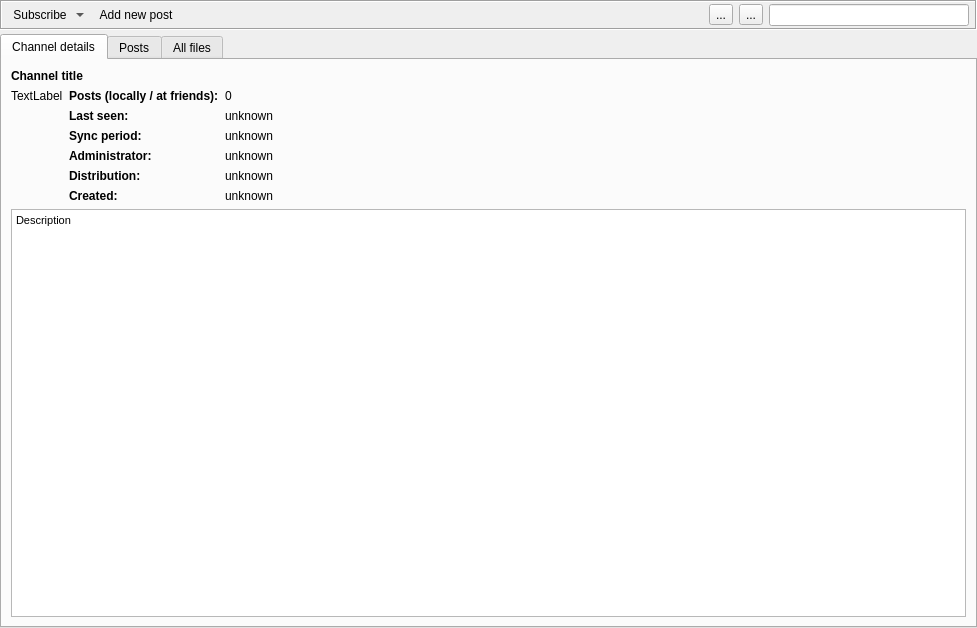
<?xml version="1.0" encoding="UTF-8"?>
<ui version="4.0">
 <class>GxsChannelPostsWidgetWithModel</class>
 <widget class="QWidget" name="GxsChannelPostsWidgetWithModel">
  <property name="geometry">
   <rect>
    <x>0</x>
    <y>0</y>
    <width>977</width>
    <height>628</height>
   </rect>
  </property>
  <layout class="QVBoxLayout" name="verticalLayout_2">
   <property name="spacing">
    <number>4</number>
   </property>
   <property name="leftMargin">
    <number>0</number>
   </property>
   <property name="topMargin">
    <number>0</number>
   </property>
   <property name="rightMargin">
    <number>0</number>
   </property>
   <property name="bottomMargin">
    <number>0</number>
   </property>
   <item>
    <widget class="QFrame" name="toolBarFrame">
     <property name="frameShape">
      <enum>QFrame::Box</enum>
     </property>
     <property name="frameShadow">
      <enum>QFrame::Sunken</enum>
     </property>
     <layout class="QHBoxLayout" name="horizontalLayout_2">
      <property name="leftMargin">
       <number>4</number>
      </property>
      <property name="topMargin">
       <number>2</number>
      </property>
      <property name="rightMargin">
       <number>6</number>
      </property>
      <property name="bottomMargin">
       <number>2</number>
      </property>
      <item>
       <widget class="SubscribeToolButton" name="subscribeToolButton">
        <property name="sizePolicy">
         <sizepolicy hsizetype="Fixed" vsizetype="Preferred">
          <horstretch>0</horstretch>
          <verstretch>0</verstretch>
         </sizepolicy>
        </property>
        <property name="text">
         <string notr="true">Subscribe</string>
        </property>
        <property name="iconSize">
         <size>
          <width>16</width>
          <height>16</height>
         </size>
        </property>
        <property name="popupMode">
         <enum>QToolButton::MenuButtonPopup</enum>
        </property>
        <property name="toolButtonStyle">
         <enum>Qt::ToolButtonTextBesideIcon</enum>
        </property>
        <property name="autoRaise">
         <bool>true</bool>
        </property>
       </widget>
      </item>
      <item>
       <widget class="QToolButton" name="postButton">
        <property name="focusPolicy">
         <enum>Qt::NoFocus</enum>
        </property>
        <property name="toolTip">
         <string>Post to Channel</string>
        </property>
        <property name="text">
         <string>Add new post</string>
        </property>
        <property name="icon">
         <iconset resource="../icons.qrc">
          <normaloff>:/icons/png/add.png</normaloff>:/icons/png/add.png</iconset>
        </property>
        <property name="iconSize">
         <size>
          <width>32</width>
          <height>16</height>
         </size>
        </property>
        <property name="toolButtonStyle">
         <enum>Qt::ToolButtonTextBesideIcon</enum>
        </property>
        <property name="autoRaise">
         <bool>true</bool>
        </property>
       </widget>
      </item>
      <item>
       <spacer name="horizontalSpacer">
        <property name="orientation">
         <enum>Qt::Horizontal</enum>
        </property>
        <property name="sizeType">
         <enum>QSizePolicy::MinimumExpanding</enum>
        </property>
        <property name="sizeHint" stdset="0">
         <size>
          <width>0</width>
          <height>0</height>
         </size>
        </property>
       </spacer>
      </item>
      <item>
       <widget class="QToolButton" name="showUnread_TB">
        <property name="text">
         <string>...</string>
        </property>
        <property name="checkable">
         <bool>true</bool>
        </property>
       </widget>
      </item>
      <item>
       <widget class="QToolButton" name="viewType_TB">
        <property name="text">
         <string>...</string>
        </property>
        <property name="checkable">
         <bool>false</bool>
        </property>
       </widget>
      </item>
      <item>
       <layout class="QHBoxLayout" name="viewModeLayout">
        <property name="spacing">
         <number>0</number>
        </property>
       </layout>
      </item>
      <item>
       <widget class="LineEditClear" name="filterLineEdit">
        <property name="sizePolicy">
         <sizepolicy hsizetype="Preferred" vsizetype="Preferred">
          <horstretch>0</horstretch>
          <verstretch>0</verstretch>
         </sizepolicy>
        </property>
        <property name="minimumSize">
         <size>
          <width>200</width>
          <height>0</height>
         </size>
        </property>
        <property name="maximumSize">
         <size>
          <width>200</width>
          <height>16777215</height>
         </size>
        </property>
        <property name="toolTip">
         <string>Search channels</string>
        </property>
        <property name="frame">
         <bool>true</bool>
        </property>
       </widget>
      </item>
     </layout>
    </widget>
   </item>
   <item>
    <widget class="QTabWidget" name="channel_TW">
     <property name="currentIndex">
      <number>0</number>
     </property>
     <widget class="QWidget" name="tab_3">
      <attribute name="title">
       <string>Channel details</string>
      </attribute>
      <layout class="QVBoxLayout" name="verticalLayout">
       <item>
        <widget class="StyledElidedLabel" name="channelName_LB">
         <property name="font">
          <font>
           <weight>75</weight>
           <bold>true</bold>
           <strikeout>false</strikeout>
          </font>
         </property>
         <property name="text">
          <string>Channel title</string>
         </property>
        </widget>
       </item>
       <item>
        <layout class="QHBoxLayout" name="horizontalLayout_3">
         <item>
          <widget class="QLabel" name="logoLabel">
           <property name="text">
            <string>TextLabel</string>
           </property>
           <property name="scaledContents">
            <bool>true</bool>
           </property>
           <property name="alignment">
            <set>Qt::AlignLeading|Qt::AlignLeft|Qt::AlignTop</set>
           </property>
          </widget>
         </item>
         <item>
          <layout class="QGridLayout" name="gridLayout">
           <item row="4" column="1" colspan="2">
            <widget class="QLabel" name="label_3">
             <property name="font">
              <font>
               <weight>75</weight>
               <bold>true</bold>
              </font>
             </property>
             <property name="text">
              <string>Distribution:</string>
             </property>
            </widget>
           </item>
           <item row="0" column="3">
            <widget class="QLabel" name="infoPosts">
             <property name="toolTip">
              <string>&lt;html&gt;&lt;head/&gt;&lt;body&gt;&lt;p&gt;Includes all posts, comments and votes. This number is progressively updated when new friend connect. The local vs. at friends difference may indicate that you would get older posts by increasing the synchronization period.&lt;/p&gt;&lt;/body&gt;&lt;/html&gt;</string>
             </property>
             <property name="text">
              <string notr="true">0</string>
             </property>
            </widget>
           </item>
           <item row="3" column="3">
            <widget class="GxsIdLabel" name="infoAdministrator">
             <property name="text">
              <string>unknown</string>
             </property>
             <property name="openExternalLinks">
              <bool>true</bool>
             </property>
            </widget>
           </item>
           <item row="1" column="3">
            <widget class="QLabel" name="infoLastActivity">
             <property name="toolTip">
              <string>&lt;html&gt;&lt;head/&gt;&lt;body&gt;&lt;p&gt;Last time a non subscribed channel was seen at friends. Inactive channels will disappear automatically after  2 months. &lt;/p&gt;&lt;/body&gt;&lt;/html&gt;</string>
             </property>
             <property name="text">
              <string notr="true">unknown</string>
             </property>
            </widget>
           </item>
           <item row="4" column="3">
            <widget class="QLabel" name="infoDistribution">
             <property name="text">
              <string>unknown</string>
             </property>
            </widget>
           </item>
           <item row="1" column="1" colspan="2">
            <widget class="QLabel" name="infoLastActivityLabel">
             <property name="sizePolicy">
              <sizepolicy hsizetype="Maximum" vsizetype="Preferred">
               <horstretch>0</horstretch>
               <verstretch>0</verstretch>
              </sizepolicy>
             </property>
             <property name="font">
              <font>
               <weight>75</weight>
               <bold>true</bold>
              </font>
             </property>
             <property name="toolTip">
              <string>&lt;html&gt;&lt;head/&gt;&lt;body&gt;&lt;p&gt;Last time a non subscribed channel was seen at friends. Inactive channels will disappear automatically after  2 months. &lt;/p&gt;&lt;/body&gt;&lt;/html&gt;</string>
             </property>
             <property name="text">
              <string>Last seen:</string>
             </property>
            </widget>
           </item>
           <item row="3" column="1" colspan="2">
            <widget class="QLabel" name="label">
             <property name="font">
              <font>
               <weight>75</weight>
               <bold>true</bold>
              </font>
             </property>
             <property name="text">
              <string>Administrator:</string>
             </property>
            </widget>
           </item>
           <item row="0" column="1" colspan="2">
            <widget class="QLabel" name="infoPostsLabel">
             <property name="sizePolicy">
              <sizepolicy hsizetype="Maximum" vsizetype="Preferred">
               <horstretch>0</horstretch>
               <verstretch>0</verstretch>
              </sizepolicy>
             </property>
             <property name="font">
              <font>
               <weight>75</weight>
               <bold>true</bold>
              </font>
             </property>
             <property name="toolTip">
              <string>&lt;html&gt;&lt;head/&gt;&lt;body&gt;&lt;p&gt;Includes all posts, comments and votes. This number is progressively updated when new friend connect. The local vs. at friends difference may indicate that you would get older posts by increasing the synchronization period.&lt;/p&gt;&lt;/body&gt;&lt;/html&gt;</string>
             </property>
             <property name="text">
              <string>Posts (locally / at friends):</string>
             </property>
            </widget>
           </item>
           <item row="5" column="3">
            <widget class="QLabel" name="infoCreated">
             <property name="text">
              <string>unknown</string>
             </property>
            </widget>
           </item>
           <item row="5" column="1" colspan="2">
            <widget class="QLabel" name="label_2">
             <property name="font">
              <font>
               <weight>75</weight>
               <bold>true</bold>
              </font>
             </property>
             <property name="text">
              <string>Created:</string>
             </property>
            </widget>
           </item>
           <item row="2" column="1">
            <widget class="QLabel" name="syncPeriodTitleLabel">
             <property name="font">
              <font>
               <weight>75</weight>
               <bold>true</bold>
              </font>
             </property>
             <property name="text">
              <string>Sync period:</string>
             </property>
            </widget>
           </item>
           <item row="2" column="3">
            <widget class="QLabel" name="infoSyncTimeLabel">
             <property name="text">
              <string>unknown</string>
             </property>
            </widget>
           </item>
          </layout>
         </item>
         <item>
          <spacer name="horizontalSpacer_3">
           <property name="orientation">
            <enum>Qt::Horizontal</enum>
           </property>
           <property name="sizeHint" stdset="0">
            <size>
             <width>40</width>
             <height>20</height>
            </size>
           </property>
          </spacer>
         </item>
        </layout>
       </item>
       <item>
        <widget class="QTextBrowser" name="infoDescription">
         <property name="html">
          <string notr="true">&lt;!DOCTYPE HTML PUBLIC &quot;-//W3C//DTD HTML 4.0//EN&quot; &quot;http://www.w3.org/TR/REC-html40/strict.dtd&quot;&gt;
&lt;html&gt;&lt;head&gt;&lt;meta name=&quot;qrichtext&quot; content=&quot;1&quot; /&gt;&lt;style type=&quot;text/css&quot;&gt;
p, li { white-space: pre-wrap; }
&lt;/style&gt;&lt;/head&gt;&lt;body style=&quot; font-family:'Ubuntu'; font-size:11pt; font-weight:400; font-style:normal;&quot;&gt;
&lt;p style=&quot; margin-top:0px; margin-bottom:0px; margin-left:0px; margin-right:0px; -qt-block-indent:0; text-indent:0px;&quot;&gt;&lt;span style=&quot; font-family:'MS Shell Dlg 2'; font-size:8pt;&quot;&gt;Description&lt;/span&gt;&lt;/p&gt;&lt;/body&gt;&lt;/html&gt;</string>
         </property>
         <property name="textInteractionFlags">
          <set>Qt::LinksAccessibleByMouse|Qt::TextSelectableByMouse</set>
         </property>
         <property name="openExternalLinks">
          <bool>true</bool>
         </property>
         <property name="openLinks">
          <bool>true</bool>
         </property>
        </widget>
       </item>
      </layout>
     </widget>
     <widget class="QWidget" name="tab_4">
      <attribute name="title">
       <string>Posts</string>
      </attribute>
      <layout class="QHBoxLayout" name="horizontalLayout">
       <property name="bottomMargin">
        <number>0</number>
       </property>
       <item>
        <widget class="QSplitter" name="splitter">
         <property name="orientation">
          <enum>Qt::Vertical</enum>
         </property>
         <widget class="RSTreeView" name="postsTree">
          <property name="contextMenuPolicy">
           <enum>Qt::CustomContextMenu</enum>
          </property>
          <property name="toolTip">
           <string>&lt;html&gt;&lt;head/&gt;&lt;body&gt;&lt;p&gt;Click to view post. &lt;/p&gt;&lt;p&gt;Use Ctrl+mouse wheel &lt;/p&gt;&lt;p&gt;to zoom/unzoom.&lt;/p&gt;&lt;/body&gt;&lt;/html&gt;</string>
          </property>
          <property name="sizeAdjustPolicy">
           <enum>QAbstractScrollArea::AdjustToContents</enum>
          </property>
          <property name="selectionBehavior">
           <enum>QAbstractItemView::SelectItems</enum>
          </property>
          <property name="textElideMode">
           <enum>Qt::ElideNone</enum>
          </property>
          <property name="indentation">
           <number>0</number>
          </property>
          <property name="rootIsDecorated">
           <bool>false</bool>
          </property>
          <property name="itemsExpandable">
           <bool>false</bool>
          </property>
          <property name="wordWrap">
           <bool>true</bool>
          </property>
          <property name="headerHidden">
           <bool>true</bool>
          </property>
          <attribute name="headerStretchLastSection">
           <bool>false</bool>
          </attribute>
         </widget>
         <widget class="QTabWidget" name="details_TW">
          <property name="font">
           <font>
            <kerning>true</kerning>
           </font>
          </property>
          <property name="currentIndex">
           <number>0</number>
          </property>
          <widget class="QWidget" name="tab">
           <attribute name="title">
            <string>Details</string>
           </attribute>
           <layout class="QHBoxLayout" name="horizontalLayout_4">
            <item>
             <layout class="QVBoxLayout" name="verticalLayout_3">
              <item>
               <widget class="QLabel" name="postLogo_LB">
                <property name="text">
                 <string>TextLabel</string>
                </property>
                <property name="scaledContents">
                 <bool>true</bool>
                </property>
                <property name="alignment">
                 <set>Qt::AlignLeading|Qt::AlignLeft|Qt::AlignTop</set>
                </property>
                <property name="wordWrap">
                 <bool>true</bool>
                </property>
               </widget>
              </item>
              <item>
               <widget class="QLabel" name="postTime_LB">
                <property name="text">
                 <string>TextLabel</string>
                </property>
               </widget>
              </item>
              <item>
               <spacer name="verticalSpacer">
                <property name="orientation">
                 <enum>Qt::Vertical</enum>
                </property>
                <property name="sizeHint" stdset="0">
                 <size>
                  <width>20</width>
                  <height>40</height>
                 </size>
                </property>
               </spacer>
              </item>
              <item>
               <widget class="QPushButton" name="postDAll_PB">
                <property name="text">
                 <string/>
                </property>
                <property name="icon">
                 <iconset resource="../icons.qrc">
                  <normaloff>:/icons/png/download.png</normaloff>:/icons/png/download.png</iconset>
                </property>
               </widget>
              </item>
             </layout>
            </item>
            <item>
             <layout class="QVBoxLayout" name="verticalLayout_6">
              <item>
               <widget class="QLabel" name="postName_LB">
                <property name="font">
                 <font>
                  <weight>75</weight>
                  <bold>true</bold>
                  <kerning>true</kerning>
                 </font>
                </property>
                <property name="text">
                 <string>TextLabel</string>
                </property>
               </widget>
              </item>
              <item>
               <widget class="QTextBrowser" name="postDetails_TE">
                <property name="openExternalLinks">
                 <bool>true</bool>
                </property>
               </widget>
              </item>
             </layout>
            </item>
           </layout>
          </widget>
          <widget class="QWidget" name="channelPostFiles_tab">
           <attribute name="title">
            <string>Files</string>
           </attribute>
           <layout class="QVBoxLayout" name="verticalLayout_4">
            <item>
             <widget class="RSTreeView" name="channelPostFiles_TV">
              <property name="editTriggers">
               <set>QAbstractItemView::CurrentChanged|QAbstractItemView::SelectedClicked</set>
              </property>
              <property name="alternatingRowColors">
               <bool>true</bool>
              </property>
              <property name="indentation">
               <number>5</number>
              </property>
              <property name="rootIsDecorated">
               <bool>false</bool>
              </property>
             </widget>
            </item>
           </layout>
          </widget>
          <widget class="QWidget" name="tab_2">
           <attribute name="title">
            <string>Comments</string>
           </attribute>
           <layout class="QHBoxLayout" name="horizontalLayout_5">
            <property name="leftMargin">
             <number>0</number>
            </property>
            <property name="topMargin">
             <number>0</number>
            </property>
            <property name="rightMargin">
             <number>0</number>
            </property>
            <property name="bottomMargin">
             <number>0</number>
            </property>
            <item>
             <widget class="GxsCommentDialog" name="commentsDialog" native="true"/>
            </item>
           </layout>
          </widget>
         </widget>
        </widget>
       </item>
      </layout>
     </widget>
     <widget class="QWidget" name="tab_5">
      <attribute name="title">
       <string>All files</string>
      </attribute>
      <layout class="QVBoxLayout" name="verticalLayout_5">
       <item>
        <widget class="RSTreeView" name="channelFiles_TV">
         <property name="editTriggers">
          <set>QAbstractItemView::CurrentChanged|QAbstractItemView::SelectedClicked</set>
         </property>
         <property name="rootIsDecorated">
          <bool>false</bool>
         </property>
         <property name="sortingEnabled">
          <bool>true</bool>
         </property>
         <property name="expandsOnDoubleClick">
          <bool>false</bool>
         </property>
        </widget>
       </item>
      </layout>
     </widget>
    </widget>
   </item>
  </layout>
  <action name="actionFeeds">
   <property name="text">
    <string>Feeds</string>
   </property>
  </action>
  <action name="actionFiles">
   <property name="text">
    <string>Files</string>
   </property>
  </action>
 </widget>
 <customwidgets>
  <customwidget>
   <class>LineEditClear</class>
   <extends>QLineEdit</extends>
   <header location="global">gui/common/LineEditClear.h</header>
  </customwidget>
  <customwidget>
   <class>GxsIdLabel</class>
   <extends>QLabel</extends>
   <header>gui/gxs/GxsIdLabel.h</header>
  </customwidget>
  <customwidget>
   <class>SubscribeToolButton</class>
   <extends>QToolButton</extends>
   <header>gui/common/SubscribeToolButton.h</header>
  </customwidget>
  <customwidget>
   <class>RSTreeView</class>
   <extends>QTreeView</extends>
   <header>gui/common/RSTreeView.h</header>
   <container>1</container>
  </customwidget>
  <customwidget>
   <class>GxsCommentDialog</class>
   <extends>QWidget</extends>
   <header>gui/gxs/GxsCommentDialog.h</header>
   <container>1</container>
  </customwidget>
  <customwidget>
   <class>StyledElidedLabel</class>
   <extends>QLabel</extends>
   <header>gui/common/StyledElidedLabel.h</header>
  </customwidget>
 </customwidgets>
 <resources>
  <include location="../icons.qrc"/>
 </resources>
 <connections/>
</ui>
